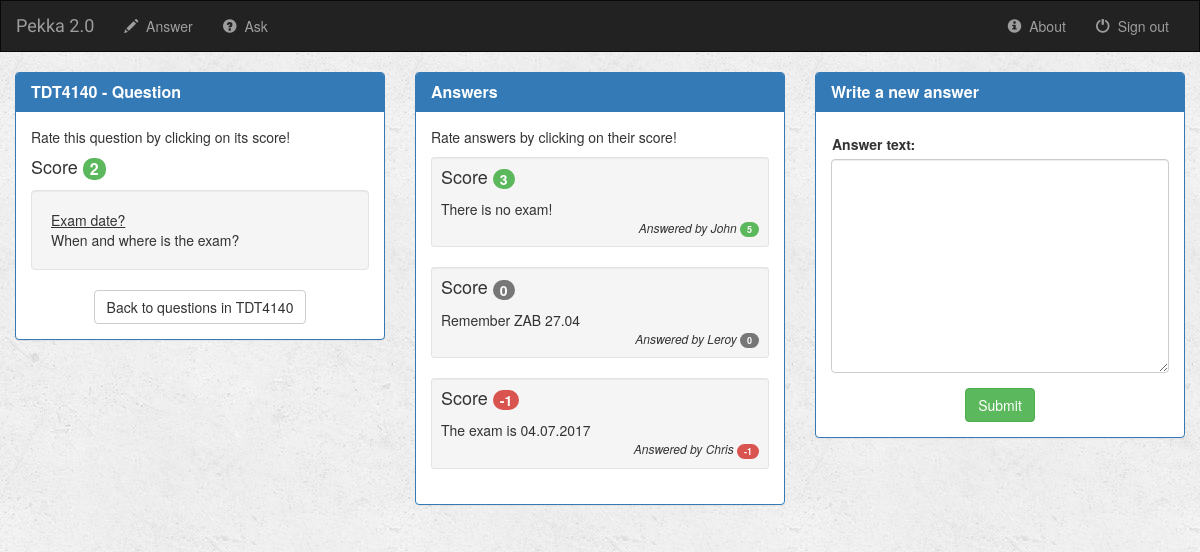
/pekka/26/, run on the app's committed database.
### pekka/models.py (models this page shows, shortened)
class Question(models.Model):
    author = models.ForeignKey(User, default=1)
    question_title = models.CharField(max_length=100)
    question_content = models.CharField(max_length=2000)
    is_answered = models.BooleanField(default=False)
    sub_code = models.CharField(max_length=10)
    ask_time = models.DateTimeField(default='2017-4-17T09:21:31+0000')
    def get_score(self):
        up = QuestionVotes.objects.filter(question=self, val=+1)
        down = QuestionVotes.objects.filter(question=self, val=-1)
        res = up.count()-down.count()
        return res

class Answer(models.Model):
    author = models.ForeignKey(User, default=1)
    question = models.ForeignKey(Question, on_delete=models.CASCADE)
    answer_text = models.CharField(max_length=2000)
    answer_time = models.DateTimeField()
    is_good_answer = models.BooleanField(default=False)
    def get_score(self):
        up = AnswerVotes.objects.filter(ans=self, val=+1)
        down = AnswerVotes.objects.filter(ans=self, val=-1)
        res = up.count()-down.count()
        return res
    def get_author_rating(self):
        user_questions = Question.objects.filter(author=self.author)
        user_answers = Answer.objects.filter(author=self.author)
        question_ratings = 0
        answer_ratings = 0
        for q in user_questions:
            question_ratings += q.get_score()
        for ans in user_answers:
            answer_ratings += ans.get_score()
        return question_ratings + answer_ratings

### pekka/views.py (the view, shortened to what this page needs)
# urls.py: url(r'^(?P<question_id>[0-9]+)/$', views.detail, name='detail'),
def detail(request, question_id):
    try:
        question = Question.objects.get(pk=question_id)
        answers = question.answer_set.all()
        score = question.get_score()
        form = AnswerForm(request.POST)
    except Question.DoesNotExist:
        raise Http404("Question does not exist")
    return render(request, 'html_pages/detail.html', {'score': score,
                                                      'question_title': question.question_title,
                                                      'question_content': question.question_content,
                                                      'sub_code': question.sub_code,
                                                      'answers': answers,
                                                      'form': form
                                                      })

### pekka/forms.py
class AnswerForm(forms.Form):
    answer_text = forms.CharField(widget=forms.Textarea(attrs={'cols': 30,
                                                               'rows': 10,
                                                               'class': 'form-control'}), help_text="")
    class Meta:
        model = Answer
        fields = 'answer_text'

### pekka/templates/html_pages/detail.html (shortened to what this page needs)
{% extends 'html_pages/base.html' %}
{% block body %}
<div class="container-fluid">
    <div class="row">
        <div class="col-sm-4">
            <div class="panel panel-primary">
                <div class="panel-heading">
                    <h3 class="panel-title"><b>{{ sub_code }} - Question</b></h3>
                </div>
                <div class="panel-body">
                    <p>Rate this question by clicking on its score!</p>
                    <h4>Score <a href="vote_question/"><span class="badge titlebadge" id="titlebadge">{{score}}</span></a></h4>
                    <div class="well">
                        <div id="title">{{ question_title }}</div>
                        {{ question_content }}
                    </div>
                    <a href="/{{ sub_code }}_answer"><button class="btn btn-default center-block">Back to questions in {{sub_code}}</button></a>
                </div>
            </div>
        </div>
        <div class="col-sm-4">
            <div class="panel panel-primary">
                <div class="panel-heading">
                    <h3 class="panel-title"><b>Answers</b></h3>
                </div>
                <div class="panel-body">
                    <p>Rate answers by clicking on their score!</p>
                    {% for answer in answers|dictsortreversed:"get_score" %}
                        <div class="well well-sm">
                            <h4>Score <a href="{% url 'pekka:vote_answer' answer.id %}">
                                <span class="badge answerbadge" id="answerbadge"><b>{{answer.get_score}}</b></span></a></h4>
                            <p class="para">{{ answer.answer_text }}</p>
                            <p style="font-size:12px" class="text-right para"><i>Answered by {{answer.author}} </i>
                                <span class="badge answerbybadge" id="answerbybadge">{{answer.get_author_rating}}</span></p>
                        </div>
                    {% endfor %}
                </div>
            </div>
        </div>
        <div class="col-sm-4">
            <div class="panel panel-primary">
                <div class="panel-heading">
                    <h3 class="panel-title"><b>Write a new answer</b></h3>
                </div>
                <div class="panel-body">
                    <form class="form-horizontal" role="form" action="" method="post">
                        {% include 'html_pages/form_template.html' %}
                        <button type="submit" class="btn btn-success center-block">Submit</button>
                    </form>
                </div>
            </div>
        </div>
    </div>
</div>
{% endblock %}

### pekka/static/elements/style.css (style rules this page uses)
body { background: white url("images/background.png"); }
#title { text-decoration: underline; }
.titlebadge { font-size: 16px; }
.answerbadge { font-size: 14px; }
.answerbybadge { font-size: 9px; }
.para { margin-bottom: 0; }
h4 { margin-top: 0px; }
.form-control { width: 100%; }
.form-horizontal { padding-left: 0px; }

### data on the page
Question: sub_code "TDT4140", question_title "Exam date?", question_content "When and where is the exam?"
Answer: get_score "3", answer_text "There is no exam!", author "John", get_author_rating "5"
Answer: get_score "0", answer_text "Remember ZAB 27.04", author "Leroy", get_author_rating "0"
Answer: get_score "-1", answer_text "The exam is 04.07.2017", author "Chris", get_author_rating "-1"

### other printed values
{{ score }} "2"
{{ field.label_tag }} "Answer text:"
